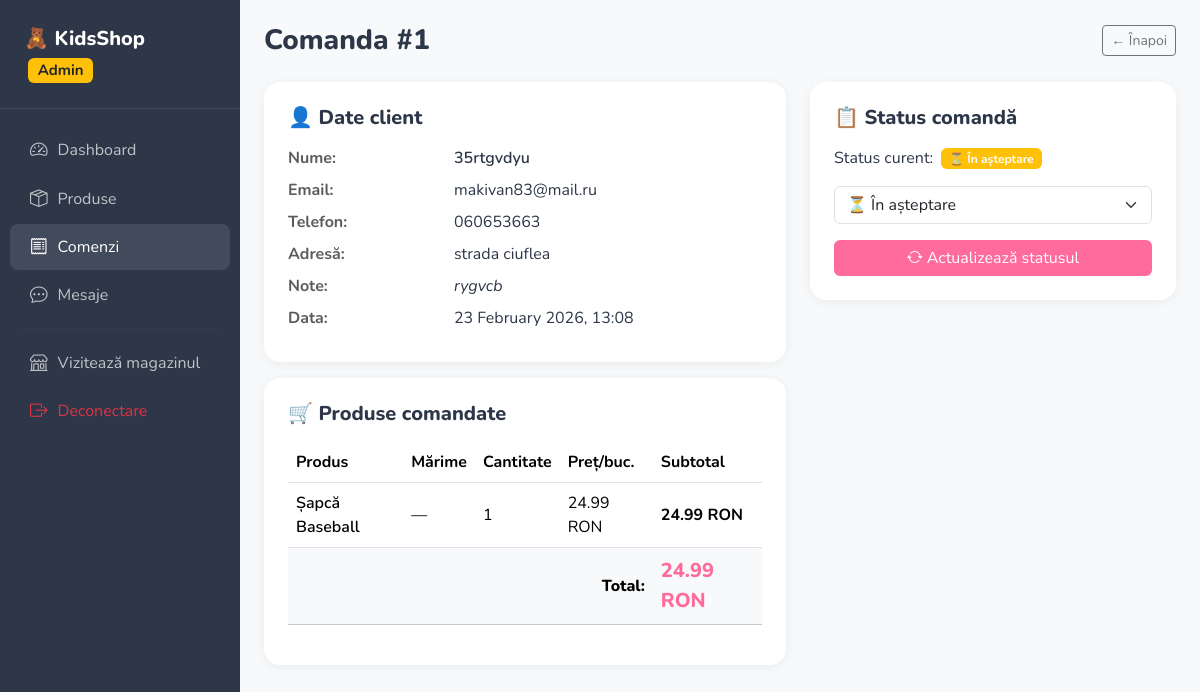
The app's page /admin/comenzi/1 (signed in) with its own data.
### models.py (models this page shows, shortened)
class Order(db.Model):
    __tablename__ = 'orders'
    id           = db.Column(db.Integer, primary_key=True)
    user_id      = db.Column(db.Integer, db.ForeignKey('users.id'), nullable=True)
    full_name    = db.Column(db.String(150), nullable=False)
    email        = db.Column(db.String(120), nullable=False)
    phone        = db.Column(db.String(20), nullable=False)
    address      = db.Column(db.Text, nullable=False)
    total        = db.Column(db.Float, nullable=False)
    status       = db.Column(db.String(30), default='pending')
    notes        = db.Column(db.Text, nullable=True)
    created_at   = db.Column(db.DateTime, default=datetime.utcnow)
    items = db.relationship('OrderItem', backref='order', lazy=True, cascade='all, delete-orphan')
    STATUS_LABELS = {
        'pending':   ('⏳ În așteptare', 'warning'),
        'confirmed': ('✅ Confirmată',   'success'),
        'shipped':   ('🚚 Expediată',    'info'),
        'delivered': ('📦 Livrată',      'primary'),
        'cancelled': ('❌ Anulată',      'danger'),
    }
    @property
    def status_label(self):
        return self.STATUS_LABELS.get(self.status, ('?', 'secondary'))

class OrderItem(db.Model):
    __tablename__ = 'order_items'
    id         = db.Column(db.Integer, primary_key=True)
    order_id   = db.Column(db.Integer, db.ForeignKey('orders.id'), nullable=False)
    product_id = db.Column(db.Integer, db.ForeignKey('products.id'), nullable=False)
    quantity   = db.Column(db.Integer, nullable=False, default=1)
    size       = db.Column(db.String(20), nullable=True)
    color      = db.Column(db.String(50), nullable=True)
    unit_price = db.Column(db.Float, nullable=False)
    @property
    def subtotal(self):
        return self.quantity * self.unit_price

class Product(db.Model):
    __tablename__ = 'products'
    id          = db.Column(db.Integer, primary_key=True)
    name        = db.Column(db.String(150), nullable=False)
    description = db.Column(db.Text, nullable=True)
    price       = db.Column(db.Float, nullable=False)
    old_price   = db.Column(db.Float, nullable=True)   # pentru oferte speciale
    category    = db.Column(db.String(50), nullable=False)  # imbracaminte | incaltaminte | accesorii
    sizes       = db.Column(db.String(200), nullable=True)  # ex: "68,74,80,86,92"
    colors      = db.Column(db.String(200), nullable=True)  # ex: "rosu,albastru,verde"
    age_group   = db.Column(db.String(50), nullable=True)   # ex: "0-2 ani"
    stock       = db.Column(db.Integer, default=0)
    image       = db.Column(db.String(255), default='default.png')
    images_extra = db.Column(db.Text, nullable=True)        # JSON: imagini suplimentare
    is_featured = db.Column(db.Boolean, default=False)      # ofertă specială
    is_active   = db.Column(db.Boolean, default=True)
    created_at  = db.Column(db.DateTime, default=datetime.utcnow)
    order_items = db.relationship('OrderItem', backref='product', lazy=True)

### routes/admin.py (the view)
@admin_bp.route('/comenzi/<int:order_id>', methods=['GET', 'POST'])
@admin_required
def order_detail(order_id):
    order = Order.query.get_or_404(order_id)
    form  = OrderStatusForm(obj=order)
    if form.validate_on_submit():
        order.status = form.status.data
        db.session.commit()
        flash(f'Statusul comenzii #{order.id} a fost actualizat.', 'success')
        return redirect(url_for('admin.order_detail', order_id=order.id))
    return render_template('admin/order_detail.html', order=order, form=form)

### forms.py
class OrderStatusForm(FlaskForm):
    status = SelectField('Status', choices=[
        ('pending',   '⏳ În așteptare'),
        ('confirmed', '✅ Confirmată'),
        ('shipped',   '🚚 Expediată'),
        ('delivered', '📦 Livrată'),
        ('cancelled', '❌ Anulată'),
    ])
    submit = SubmitField('Actualizează')

### app.py (called while the page is built)
def create_app():
    app = Flask(__name__)
    app.config.from_object(Config)
    db.init_app(app)
    login_manager.init_app(app)
    bcrypt.init_app(app)
    babel.init_app(app, locale_selector=get_locale_selector)
    os.makedirs(app.config['UPLOAD_FOLDER'], exist_ok=True)
    @app.context_processor
    def inject_globals():
        cart = session.get('cart', {})
        cart_count = sum(item['quantity'] for item in cart.values())
        return dict(
            cart_count=cart_count,
            current_locale=str(get_locale()),
            now=datetime.utcnow(),
        )
    with app.app_context():
        db.create_all()
        seed_demo_data()
    register_blueprints(app)
    return app

def get_locale_selector():
    lang = session.get('lang')
    if lang in Config.LANGUAGES:
        return lang
    return request.accept_languages.best_match(Config.LANGUAGES) or 'ro'

### models.py (called while the page is built)
@login_manager.user_loader
def load_user(user_id):
    return User.query.get(int(user_id))

    @property
    def is_admin(self):
        return self.role == 'admin'

### routes/admin.py (called while the page is built)
def admin_required(f):
    from functools import wraps
    @wraps(f)
    def decorated(*args, **kwargs):
        if not current_user.is_authenticated or not current_user.is_admin:
            abort(403)
        return f(*args, **kwargs)
    return login_required(decorated)

### templates/admin/order_detail.html (shortened to what this page needs)
{% extends 'admin/base_admin.html' %}
{% block content %}
<div class="d-flex justify-content-between align-items-center mb-4">
  <h3 class="fw-800 mb-0">Comanda #{{ order.id }}</h3>
  <a href="{{ url_for('admin.orders') }}" class="btn btn-outline-secondary btn-sm">← Înapoi</a>
</div>
<div class="row g-4">
  <div class="col-lg-7">
    <div class="admin-card">
      <h5 class="fw-800 mb-3">👤 Date client</h5>
      <dl class="row mb-0">
        <dt class="col-4 text-muted">Nume:</dt><dd class="col-8 fw-600">{{ order.full_name }}</dd>
        <dt class="col-4 text-muted">Email:</dt><dd class="col-8">{{ order.email }}</dd>
        <dt class="col-4 text-muted">Telefon:</dt><dd class="col-8">{{ order.phone }}</dd>
        <dt class="col-4 text-muted">Adresă:</dt><dd class="col-8">{{ order.address }}</dd>
        {% if order.notes %}<dt class="col-4 text-muted">Note:</dt><dd class="col-8 fst-italic">{{ order.notes }}</dd>{% endif %}
        <dt class="col-4 text-muted">Data:</dt><dd class="col-8">{{ order.created_at.strftime('%d %B %Y, %H:%M') }}</dd>
      </dl>
    </div>
    <div class="admin-card mt-3">
      <h5 class="fw-800 mb-3">🛒 Produse comandate</h5>
      <table class="table align-middle">
        <thead><tr><th>Produs</th><th>Mărime</th><th>Cantitate</th><th>Preț/buc.</th><th>Subtotal</th></tr></thead>
        <tbody>
          {% for item in order.items %}
          <tr>
            <td class="fw-600">{{ item.product.name }}</td>
            <td>{{ item.size or '—' }}</td>
            <td>{{ item.quantity }}</td>
            <td>{{ "%.2f"|format(item.unit_price) }} RON</td>
            <td class="fw-700">{{ "%.2f"|format(item.subtotal) }} RON</td>
          </tr>
          {% endfor %}
        </tbody>
        <tfoot>
          <tr class="table-light">
            <td colspan="4" class="text-end fw-800">Total:</td>
            <td class="fw-800 text-pink fs-5">{{ "%.2f"|format(order.total) }} RON</td>
          </tr>
        </tfoot>
      </table>
    </div>
  </div>
  <div class="col-lg-5">
    <div class="admin-card">
      <h5 class="fw-800 mb-3">📋 Status comandă</h5>
      <div class="mb-3">
        Status curent: <span class="badge bg-{{ order.status_label[1] }} ms-1">{{ order.status_label[0] }}</span>
      </div>
      <form method="post">
        {{ form.status(class='form-select mb-3') }}
        <button type="submit" class="btn btn-pink w-100">
          <i class="bi bi-arrow-repeat me-1"></i>Actualizează statusul
        </button>
      </form>
    </div>
  </div>
</div>
{% endblock %}

### static/css/style.css (style rules this page uses)
:root { --pink: #ff6b9d; --pink-soft: #fff0f5; --blue: #4a90d9; --blue-soft: #eef6ff; --yellow: #f5c842; --yellow-soft:#fffbea; --green: #4caf8a; --green-soft:#edfbf4; --purple: #7c5cbf; --purple-soft:#f3f0ff; --text: #2d3748; --radius: 1rem; --shadow: 0 4px 20px rgba(0,0,0,.08); --shadow-hover: 0 8px 30px rgba(0,0,0,.14); }
body { font-family: 'Nunito', sans-serif; color: var(--text); background: #fff; }
.fw-600 { font-weight: 600 !important; }
.fw-700 { font-weight: 700 !important; }
.fw-800 { font-weight: 800 !important; }
.text-pink { color: var(--pink) !important; }
.btn-pink { background: var(--pink); color: #fff; border: none; }
.admin-card { background: #fff; border-radius: var(--radius); padding: 1.5rem; box-shadow: 0 2px 12px rgba(0,0,0,.06); }

### records on screen
Order: id "1", full_name "35rtgvdyu", email "makivan83@mail.ru", phone "060653663", address "strada ciuflea", notes "rygvcb", created_at "23 February 2026, 13:08", total "24.99", status "⏳ În așteptare"
OrderItem: product.name "Șapcă Baseball", size "—", quantity "1", unit_price "24.99", subtotal "24.99"
